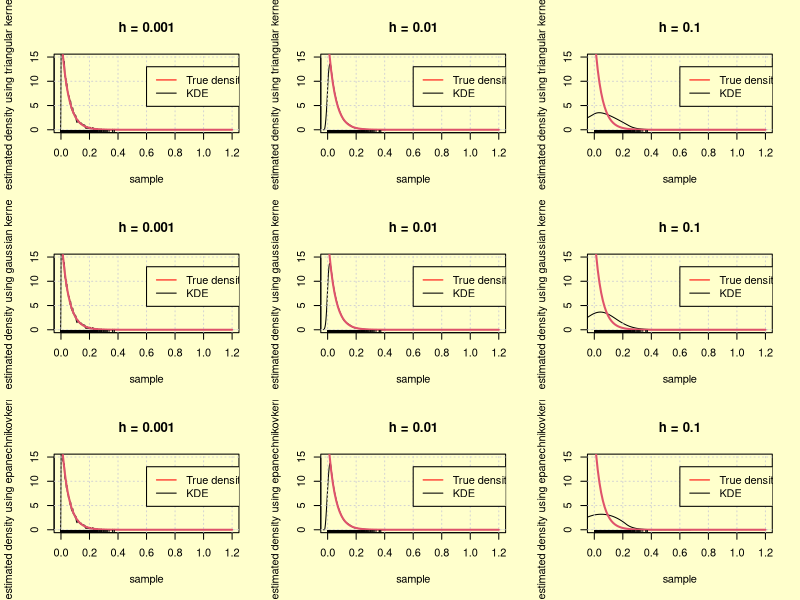

The R script that drew this image:
rm(list = ls())
set.seed(1234)
library(glue)



sample <- rexp(10000, rate = 20)

par(mfrow=c(3,3), bg = "#FFFFCC")


for(i in 10^seq(-3,-1,by=1)){
  plot(density(x = sample,
               kernel = 'triangular',
               bw = i),
       xlim = c(0,1.2),
       ylim = c(0,15),
       main = glue("h = {i}"),
       xlab = 'sample',
       ylab = 'estimated density using triangular kernel',
  )
  grid()
  legend(
    0.6,13,legend=c("True density", "KDE"),
    col=c("red", "black"), lty=1, cex=1
  )
  curve(dexp(x, rate = 20), col = 2, add = TRUE, lwd = 2)
  rug(sample)
}


for(i in 10^seq(-3,-1,by=1)){
  plot(density(x = sample,
               kernel = 'gaussian',
               bw = i),
       xlim = c(0,1.2),
       ylim = c(0,15),
       main = glue("h = {i}"),
       xlab = 'sample',
       ylab = 'estimated density using gaussian kernel',
  )
  grid()
  legend(
    0.6,13,legend=c("True density", "KDE"),
    col=c("red", "black"), lty=1, cex=1
  )
  curve(dexp(x, rate = 20), col = 2, add = TRUE, lwd = 2)
  rug(sample)
}

###

for(i in 10^seq(-3,-1,by=1)){
  plot(density(x = sample,
               kernel = 'epanechnikov',
               bw = i),
       xlim = c(0,1.2),
       ylim = c(0,15),
       main = glue("h = {i}"),
       xlab = 'sample',
       ylab = 'estimated density using epanechnikovkernel',
  )
  grid()
  legend(
    0.6,13,legend=c("True density", "KDE"),
    col=c("red", "black"), lty=1, cex=1
  )
  curve(dexp(x, rate = 20), col = 2, add = TRUE, lwd = 2)
  rug(sample)
}
